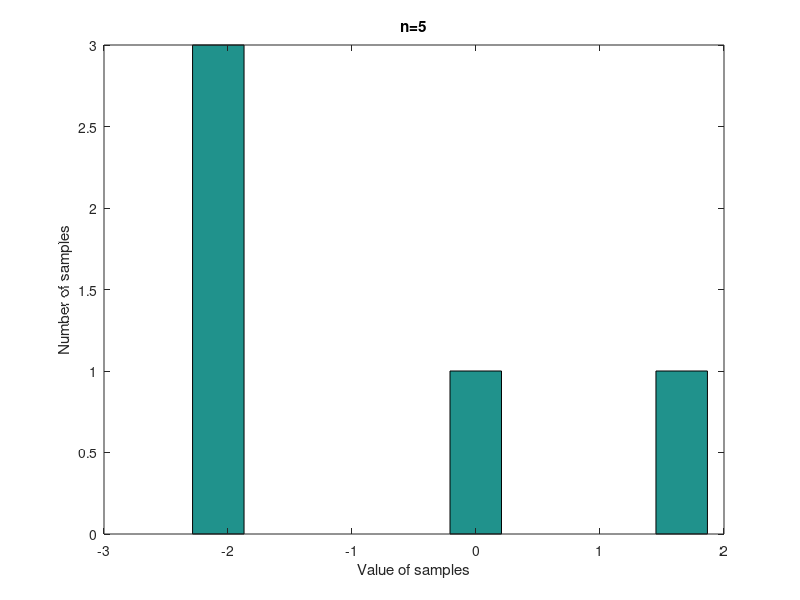

Write MATLAB code to recreate this figure. (Note: this script raises an error after producing the figure.)
%%%%%%%%%%%%%%%%%%%%%%%%%%%%%%%%%%%%%%%%%%%%%%%%%%%%%%%%%%%%%%%%%%%%%%%%%%
% EE511-FAll 2019
% Project #2
% Samples and Statistics
% Author: Sonali B Sreedhar
% Date:09/10/2019
% USC ID:1783668369
% Email ID: sbsreedh@usc.edu
%-------------------------------------------------------------------------%
%Simulate sampling uniformly (how many?) on the interval [-3,2]. 
% 1.	Generate a histogram of the outcomes. 
% 2.	Compute the sample mean and sample variance for your samples.
% .     How do these values compare to the theoretical values? 
% .     If you repeat the experiment will you compute a different 
%       sample mean or sample variance? 
% 3.	Compute the bootstrap confidence interval (what width?) 
%       for the sample mean and sample standard deviation. 
%--------------------------------------------------------------------------%
% Bootstrapping means random sampling with replacement.
% bootci - Bootstrap Confidence interval 
% bootstat = bootstrp(nboot,bootfun,d1,...) draws nboot bootstrap data samples,
% computes statistics on each sample using bootfun, and returns the results 
% in the matrix bootstat. nboot must be a positive integer. bootfun is a function
% handle specified with @. Each row of bootstat contains the results of applying 
% bootfun to one bootstrap sample. If bootfun returns a matrix or array, then this
% output is converted to a row vector for storage in bootstat.
% nboot is a positive integer indicating the no. of bootstrap data sample.
%

clear;
a=-3;
b=2;
n = input('Please enter the number of samples: ');
X = [];  % X stores the sample outcomes

for i = 1:n
    % Generate random number in [-3,2] and store in X
    X = [X 5*rand() - 3];   
end
%To plot the histogram for the samples
hist(X);
title(['n=',num2str(n)]);
xlabel('Value of samples');
ylabel('Number of samples');
% Theoritical Calculations through simulations of set of samples
disp(['The sample mean is: ',num2str(mean(X))]);
disp(['The sample variance is: ',num2str(var(X))]);

M = sort(bootstrp(n,@mean,X));
S = sort(bootstrp(n,@std,X));


xlabel('Mean of samples');
ylabel('Value of Samples');
E=(a+b)/2;
V=((b-a)^2)/12;
disp(['The theoretical  sample mean is:',num2str(E)]);
disp(['The theoretical  sample variance is:',num2str(V)]);
%disp(E);
% Get index of 2.5% point and 97.5% point
disp(['The bootstrap confidence interval for sample mean is: [',...
    num2str(M(ceil(n*0.025))),',',num2str(M(floor(n*0.975))),']']);
disp(['The bootstrap confidence interval ',...
    'for sample standard deviation is: [',...
    num2str(S(ceil(n*0.025))),',',num2str(S(floor(n*0.975))),']']);